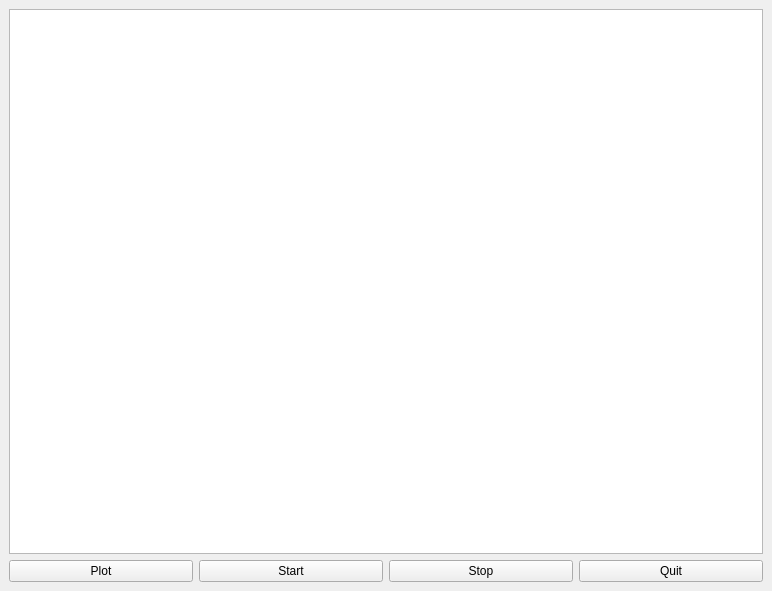
<?xml version="1.0" encoding="UTF-8"?>
<ui version="4.0">
 <class>MainWindow</class>
 <widget class="QMainWindow" name="MainWindow">
  <property name="geometry">
   <rect>
    <x>0</x>
    <y>0</y>
    <width>772</width>
    <height>591</height>
   </rect>
  </property>
  <property name="windowTitle">
   <string>MainWindow</string>
  </property>
  <widget class="QWidget" name="centralwidget">
   <layout class="QVBoxLayout" name="verticalLayout">
    <item>
     <widget class="QGraphicsView" name="graphicsView"/>
    </item>
    <item>
     <layout class="QHBoxLayout" name="horizontalLayout">
      <item>
       <widget class="QPushButton" name="plotBtn">
        <property name="text">
         <string>Plot</string>
        </property>
       </widget>
      </item>
      <item>
       <widget class="QPushButton" name="startBtn">
        <property name="text">
         <string>Start</string>
        </property>
       </widget>
      </item>
      <item>
       <widget class="QPushButton" name="stopBtn">
        <property name="text">
         <string>Stop</string>
        </property>
       </widget>
      </item>
      <item>
       <widget class="QPushButton" name="quitBtn">
        <property name="text">
         <string>Quit</string>
        </property>
       </widget>
      </item>
     </layout>
    </item>
   </layout>
  </widget>
 </widget>
 <resources/>
 <connections/>
</ui>
